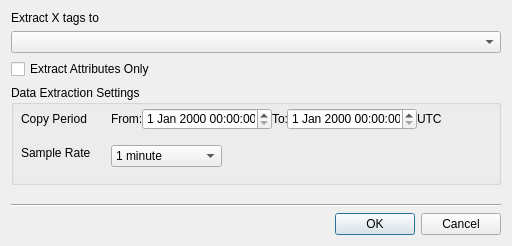
<?xml version="1.0" encoding="UTF-8"?>
<ui version="4.0">
 <class>Dialog</class>
 <widget class="QDialog" name="Dialog">
  <property name="geometry">
   <rect>
    <x>0</x>
    <y>0</y>
    <width>512</width>
    <height>246</height>
   </rect>
  </property>
  <property name="windowTitle">
   <string>Dialog</string>
  </property>
  <layout class="QGridLayout" name="gridLayout">
   <item row="0" column="0">
    <layout class="QVBoxLayout" name="verticalLayout">
     <item>
      <widget class="QLabel" name="labelCopyDescription">
       <property name="text">
        <string>Extract X tags to</string>
       </property>
      </widget>
     </item>
     <item>
      <widget class="QComboBox" name="comboCopyTarget">
       <property name="editable">
        <bool>false</bool>
       </property>
      </widget>
     </item>
     <item>
      <widget class="QCheckBox" name="checkboxAttributesOnly">
       <property name="text">
        <string>Extract Attributes Only</string>
       </property>
      </widget>
     </item>
     <item>
      <widget class="QGroupBox" name="groupboxDataSettings">
       <property name="enabled">
        <bool>true</bool>
       </property>
       <property name="sizePolicy">
        <sizepolicy hsizetype="Preferred" vsizetype="Fixed">
         <horstretch>0</horstretch>
         <verstretch>0</verstretch>
        </sizepolicy>
       </property>
       <property name="minimumSize">
        <size>
         <width>0</width>
         <height>100</height>
        </size>
       </property>
       <property name="title">
        <string>Data Extraction Settings</string>
       </property>
       <widget class="QLabel" name="labelCopyDescription_2">
        <property name="geometry">
         <rect>
          <x>10</x>
          <y>20</y>
          <width>419</width>
          <height>28</height>
         </rect>
        </property>
        <property name="text">
         <string>Copy Period</string>
        </property>
       </widget>
       <widget class="QLabel" name="label">
        <property name="geometry">
         <rect>
          <x>406</x>
          <y>14</y>
          <width>104</width>
          <height>40</height>
         </rect>
        </property>
        <property name="sizePolicy">
         <sizepolicy hsizetype="Minimum" vsizetype="Preferred">
          <horstretch>0</horstretch>
          <verstretch>0</verstretch>
         </sizepolicy>
        </property>
        <property name="text">
         <string>UTC</string>
        </property>
       </widget>
       <widget class="QDateTimeEdit" name="dateTimeTo">
        <property name="enabled">
         <bool>true</bool>
        </property>
        <property name="geometry">
         <rect>
          <x>276</x>
          <y>23</y>
          <width>130</width>
          <height>22</height>
         </rect>
        </property>
        <property name="sizePolicy">
         <sizepolicy hsizetype="Fixed" vsizetype="Fixed">
          <horstretch>0</horstretch>
          <verstretch>0</verstretch>
         </sizepolicy>
        </property>
        <property name="focusPolicy">
         <enum>Qt::ClickFocus</enum>
        </property>
       </widget>
       <widget class="QLabel" name="label_3">
        <property name="geometry">
         <rect>
          <x>261</x>
          <y>14</y>
          <width>15</width>
          <height>40</height>
         </rect>
        </property>
        <property name="sizePolicy">
         <sizepolicy hsizetype="Fixed" vsizetype="Preferred">
          <horstretch>0</horstretch>
          <verstretch>0</verstretch>
         </sizepolicy>
        </property>
        <property name="text">
         <string>To:</string>
        </property>
       </widget>
       <widget class="QLabel" name="label_2">
        <property name="geometry">
         <rect>
          <x>100</x>
          <y>14</y>
          <width>31</width>
          <height>40</height>
         </rect>
        </property>
        <property name="sizePolicy">
         <sizepolicy hsizetype="Fixed" vsizetype="Preferred">
          <horstretch>0</horstretch>
          <verstretch>0</verstretch>
         </sizepolicy>
        </property>
        <property name="text">
         <string>From:</string>
        </property>
       </widget>
       <widget class="QDateTimeEdit" name="dateTimeFrom">
        <property name="enabled">
         <bool>true</bool>
        </property>
        <property name="geometry">
         <rect>
          <x>131</x>
          <y>23</y>
          <width>130</width>
          <height>22</height>
         </rect>
        </property>
        <property name="sizePolicy">
         <sizepolicy hsizetype="Fixed" vsizetype="Fixed">
          <horstretch>0</horstretch>
          <verstretch>0</verstretch>
         </sizepolicy>
        </property>
        <property name="focusPolicy">
         <enum>Qt::ClickFocus</enum>
        </property>
       </widget>
       <widget class="QLabel" name="label_4">
        <property name="geometry">
         <rect>
          <x>10</x>
          <y>60</y>
          <width>605</width>
          <height>16</height>
         </rect>
        </property>
        <property name="text">
         <string>Sample Rate</string>
        </property>
       </widget>
       <widget class="QComboBox" name="comboSampleRate">
        <property name="geometry">
         <rect>
          <x>100</x>
          <y>60</y>
          <width>111</width>
          <height>22</height>
         </rect>
        </property>
        <item>
         <property name="text">
          <string>1 minute</string>
         </property>
        </item>
        <item>
         <property name="text">
          <string>3 minutes</string>
         </property>
        </item>
        <item>
         <property name="text">
          <string>5 minutes</string>
         </property>
        </item>
        <item>
         <property name="text">
          <string>10 minutes</string>
         </property>
        </item>
        <item>
         <property name="text">
          <string>1 hour</string>
         </property>
        </item>
        <item>
         <property name="text">
          <string>1 day</string>
         </property>
        </item>
        <item>
         <property name="text">
          <string>Raw data</string>
         </property>
        </item>
       </widget>
      </widget>
     </item>
     <item>
      <widget class="QWidget" name="widgetLeftTimeFilter" native="true">
       <property name="sizePolicy">
        <sizepolicy hsizetype="Preferred" vsizetype="Preferred">
         <horstretch>0</horstretch>
         <verstretch>0</verstretch>
        </sizepolicy>
       </property>
       <layout class="QHBoxLayout" name="layoutLeftTimeFilter">
        <property name="spacing">
         <number>0</number>
        </property>
        <property name="topMargin">
         <number>0</number>
        </property>
        <property name="rightMargin">
         <number>0</number>
        </property>
        <property name="bottomMargin">
         <number>0</number>
        </property>
       </layout>
      </widget>
     </item>
     <item>
      <widget class="Line" name="line">
       <property name="orientation">
        <enum>Qt::Horizontal</enum>
       </property>
      </widget>
     </item>
     <item>
      <widget class="QDialogButtonBox" name="buttonBox">
       <property name="orientation">
        <enum>Qt::Horizontal</enum>
       </property>
       <property name="standardButtons">
        <set>QDialogButtonBox::Cancel|QDialogButtonBox::Ok</set>
       </property>
      </widget>
     </item>
    </layout>
   </item>
  </layout>
 </widget>
 <resources/>
 <connections>
  <connection>
   <sender>buttonBox</sender>
   <signal>accepted()</signal>
   <receiver>Dialog</receiver>
   <slot>accept()</slot>
   <hints>
    <hint type="sourcelabel">
     <x>248</x>
     <y>254</y>
    </hint>
    <hint type="destinationlabel">
     <x>157</x>
     <y>274</y>
    </hint>
   </hints>
  </connection>
  <connection>
   <sender>buttonBox</sender>
   <signal>rejected()</signal>
   <receiver>Dialog</receiver>
   <slot>reject()</slot>
   <hints>
    <hint type="sourcelabel">
     <x>316</x>
     <y>260</y>
    </hint>
    <hint type="destinationlabel">
     <x>286</x>
     <y>274</y>
    </hint>
   </hints>
  </connection>
 </connections>
</ui>
